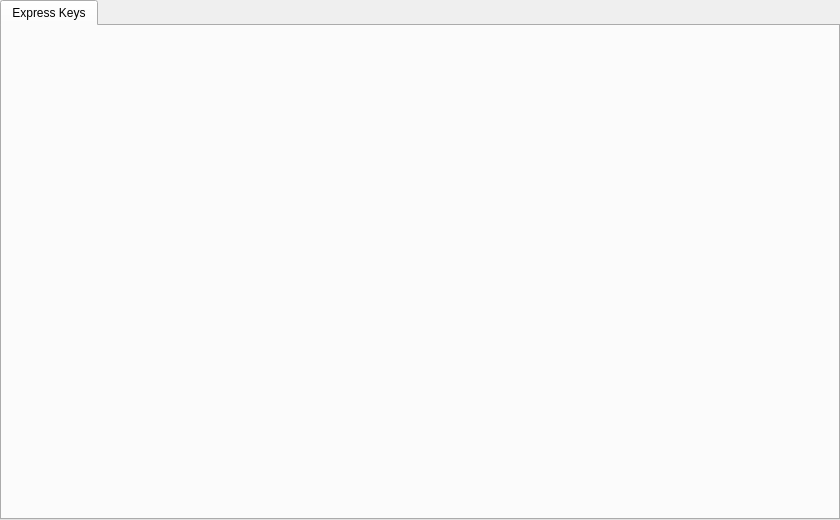
<?xml version="1.0" encoding="UTF-8"?>
<ui version="4.0">
 <class>PadWidget</class>
 <widget class="QTabWidget" name="PadWidget">
  <property name="geometry">
   <rect>
    <x>0</x>
    <y>0</y>
    <width>840</width>
    <height>520</height>
   </rect>
  </property>
  <property name="sizePolicy">
   <sizepolicy hsizetype="Fixed" vsizetype="Minimum">
    <horstretch>0</horstretch>
    <verstretch>0</verstretch>
   </sizepolicy>
  </property>
  <property name="minimumSize">
   <size>
    <width>840</width>
    <height>520</height>
   </size>
  </property>
  <property name="maximumSize">
   <size>
    <width>840</width>
    <height>520</height>
   </size>
  </property>
  <property name="windowTitle">
   <string>TabWidget</string>
  </property>
  <property name="styleSheet">
   <string notr="true">QTabBar::tab:selected {
                                    border-bottom: 3px solid qlineargradient(x1:0, y1:0, x2:0, y2:1, stop:0 #6DD7E8);
                                }
                                QTabBar::tab {
                                    padding: 5px 15px 3px 15px;
                                    margin-top: 10px;
                                    color: #080808;
                                    border-top-left-radius: 4px;
                                    border-top-right-radius: 4px;
                                }
border-style: none;
border-width: 0px;</string>
  </property>
  <property name="currentIndex">
   <number>0</number>
  </property>
  <widget class="QWidget" name="keys">
   <attribute name="title">
    <string>Express Keys</string>
   </attribute>
   <widget class="QWidget" name="gridLayoutWidget">
    <property name="geometry">
     <rect>
      <x>0</x>
      <y>0</y>
      <width>831</width>
      <height>481</height>
     </rect>
    </property>
    <layout class="QGridLayout" name="keysLayout"/>
   </widget>
  </widget>
 </widget>
 <resources/>
 <connections/>
</ui>
